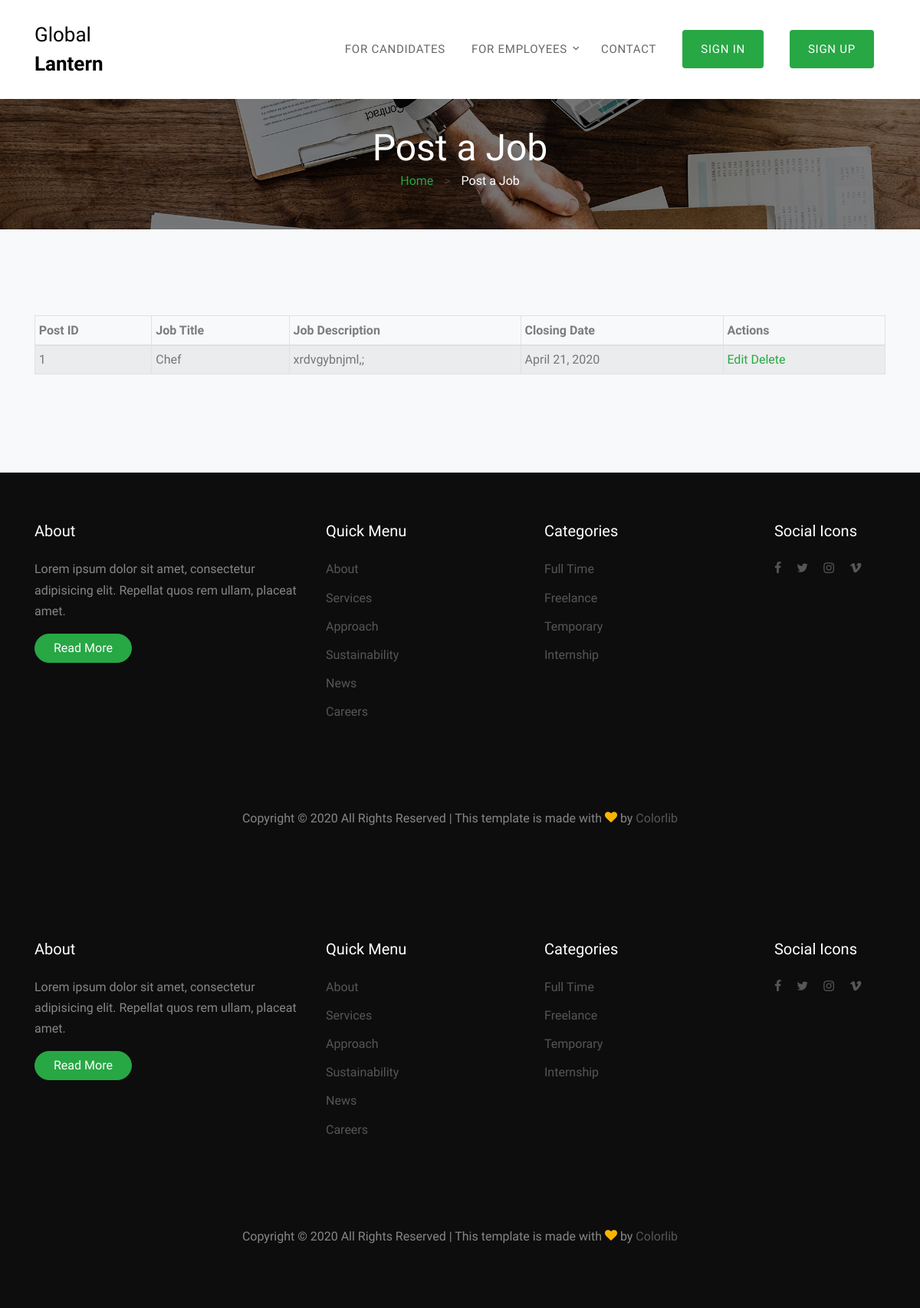
Before: /addpost_preview with the older database file.
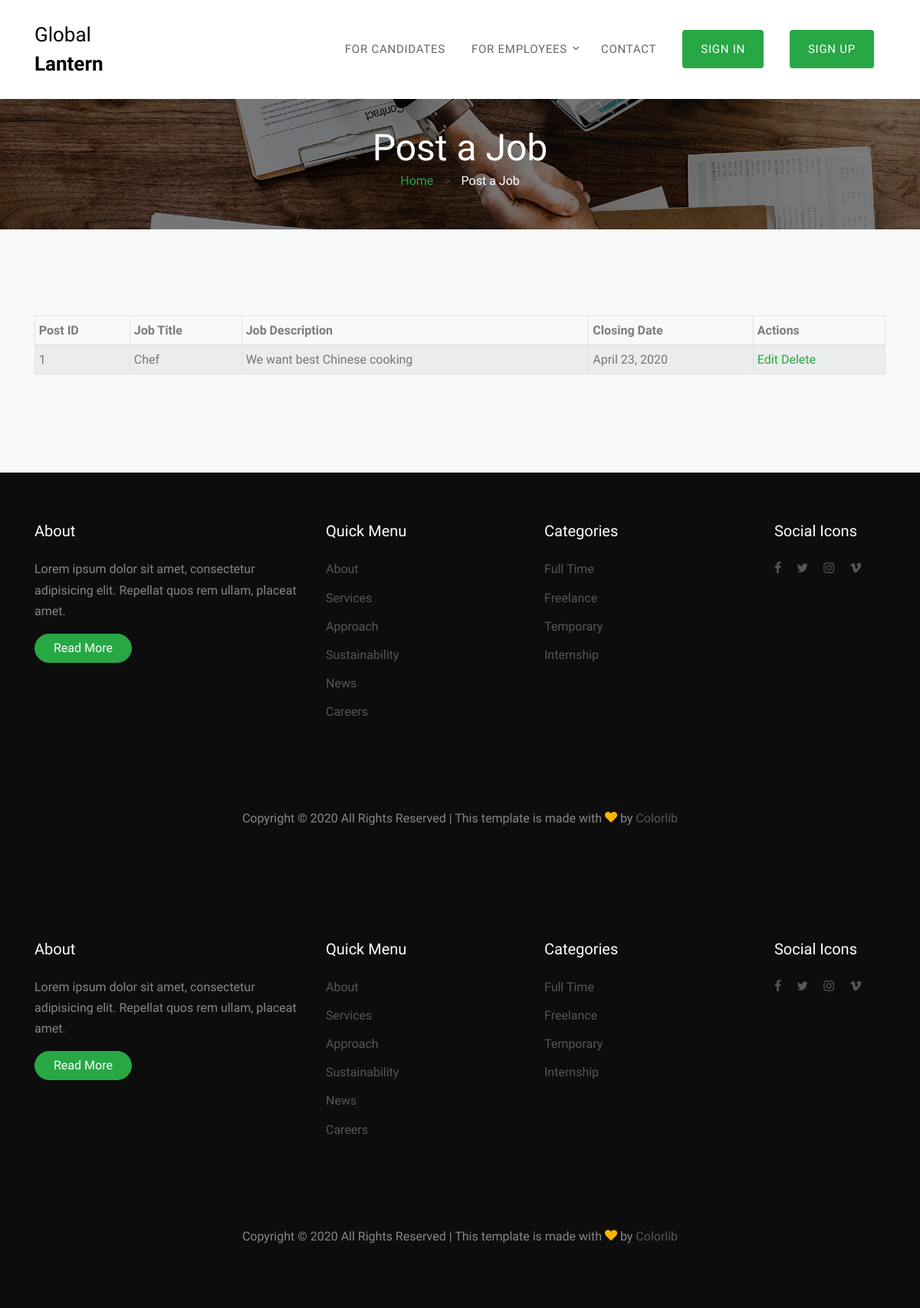
After: the same page with the newer database file.
### jobs/models.py (models this page shows, shortened)
class job_post(models.Model):
    id=models.IntegerField(primary_key=True)
    job_type_id=models.ForeignKey(job_type,on_delete=models.CASCADE)
    company_id=models.ForeignKey(m2.company,on_delete=models.CASCADE)
    is_company_name_hidden=models.CharField(max_length=1)
    create_date=models.DateTimeField(auto_now_add=True)
    job_description=models.TextField()
    job_location_id=models.ForeignKey(job_location,on_delete=models.CASCADE)
    is_active=models.CharField(max_length=1)
    job_title=models.CharField(max_length=50)
    closing_date=models.DateField()
    minimum_pay=models.CharField(max_length=100)
    maximum_pay=models.CharField(max_length=100)
    slug=models.SlugField(max_length=150,unique=True)
    class Mate:
        verbose_name_plural='jobsposts'

### jobs/views.py (the view)
# urls.py: path('addpost_preview',addpost_preview,name='addpostpreview'),
def addpost_preview(request):
    showjob=job_post.objects.all()
    return render(request,'jobs/addpost_preview.html',{'job':showjob})

### templates/jobs/addpost_preview.html (shortened to what this page needs)
{% extends 'navbar.html' %}
{% load static %}
{%block content%}
<div class="site-wrap">
  <div style="height: 113px;"></div>
  <div class="unit-5 overlay" style="background-image: url({% static 'images/hero_1.jpg' %});">
    <div class="container text-center">
      <h2 class="mb-0">Post a Job</h2>
      <p class="mb-0 unit-6"><a href="index.html">Home</a> <span class="sep">></span> <span>Post a Job</span></p>
    </div>
  </div>
  <div class="site-section bg-light">
    <div class="container">
      <div class="row">
        <div class="col-md-12">
          <table class="table table-striped table-bordered table-sm">
            <thead >
            <tr>
                <th>Post ID</th>
                <th>Job Title</th>
                <th>Job Description</th>
                <th>Closing Date</th>
                <th>Actions</th>
            </tr>
            </thead>
            <tbody>
        {% for j in job %}
            <tr>
                <td>{{ j.id }}</td>
                <td>{{ j.job_title }}</td>
                <td>{{ j.job_description }}</td>
                <td>{{ j.closing_date }}</td>
                <td>
                    <a href="/addpost_edit/{{ j.id}}"><span class="glyphicon glyphicon-pencil" >Edit</span></a>
                    <a href="/addpost_delete/{{ j.id}}">Delete</a>
                </td>
            </tr>
        {% endfor %}
            </tbody>
        </table>
        </div>
      </div>
    </div>
  </div>
  <footer class="site-footer">
    <div class="container">
      <div class="row">
        <div class="col-md-4">
          <h3 class="footer-heading mb-4 text-white">About</h3>
          <p>Lorem ipsum dolor sit amet, consectetur adipisicing elit. Repellat quos rem ullam, placeat amet.</p>
          <p><a href="#" class="btn btn-primary pill text-white px-4">Read More</a></p>
        </div>
        <div class="col-md-6">
          <div class="row">
            <div class="col-md-6">
              <h3 class="footer-heading mb-4 text-white">Quick Menu</h3>
                <ul class="list-unstyled">
                  <li><a href="#">About</a></li>
                  <li><a href="#">Services</a></li>
                  <li><a href="#">Approach</a></li>
                  <li><a href="#">Sustainability</a></li>
                  <li><a href="#">News</a></li>
                  <li><a href="#">Careers</a></li>
                </ul>
            </div>
            <div class="col-md-6">
              <h3 class="footer-heading mb-4 text-white">Categories</h3>
                <ul class="list-unstyled">
                  <li><a href="#">Full Time</a></li>
                  <li><a href="#">Freelance</a></li>
                  <li><a href="#">Temporary</a></li>
                  <li><a href="#">Internship</a></li>
                </ul>
            </div>
          </div>
        </div>
        <div class="col-md-2">
          <div class="col-md-12"><h3 class="footer-heading mb-4 text-white">Social Icons</h3></div>
            <div class="col-md-12">
              <p>
                <a href="#" class="pb-2 pr-2 pl-0"><span class="icon-facebook"></span></a>
                <a href="#" class="p-2"><span class="icon-twitter"></span></a>
                <a href="#" class="p-2"><span class="icon-instagram"></span></a>
                <a href="#" class="p-2"><span class="icon-vimeo"></span></a>
              </p>
            </div>
        </div>
      </div>
      <div class="row pt-5 mt-5 text-center">
        <div class="col-md-12">
          <p>
          Copyright &copy;  All Rights Reserved | This template is made with <i class="icon-heart text-warning" aria-hidden="true"></i> by <a href="https://colorlib.com" target="_blank" >Colorlib</a>
          </p>
        </div>
      </div>
    </div>
  </footer>
</div>
{%endblock%}

Changed rows visible on the page:
changed job_post "Chef": job_description "xrdvgybnjml,;" → "We want best Chinese cooking"; closing_date "April 21, 2020" → "April 23, 2020"
